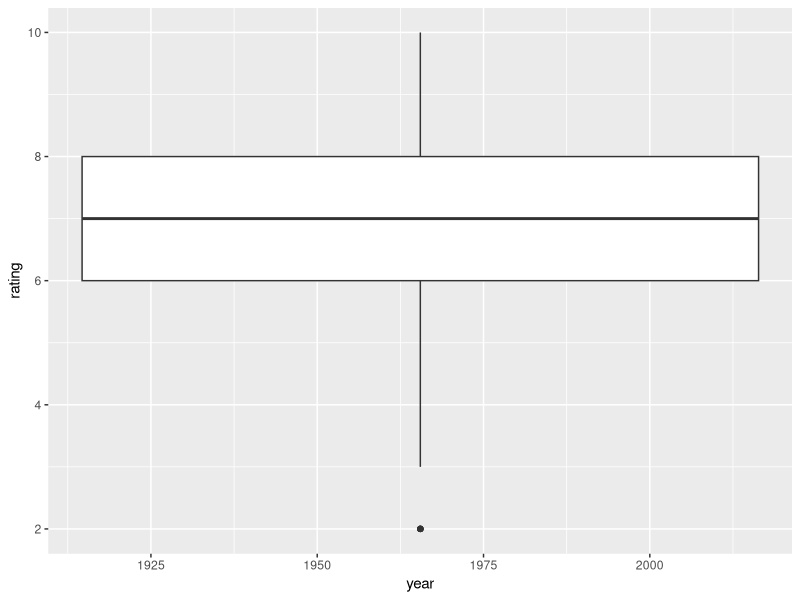

Write R code to recreate this figure.
library(tidyverse)
library(glue)
library(scales)

watchlist <- read.csv("Data/WATCHLIST.csv") %>% 
  select(year = Year, runtime = Runtime..mins., rating = Your.Rating) %>% 
  ggplot(aes(x=year, y=rating, fill = rating)) +
  geom_boxplot()
watchlist
  
  


#   select(year = Year, t_diff = 'J.D') %>%
#   drop_na() 
# 
# annotation <- t_data %>%
#   arrange(year) %>% 
#   slice(1, n()) %>% 
#   mutate(t_diff = 0,
#          z = year + c(-5, 5))
# 
# max_t_diff <- format(round(max(t_data$t_diff), 1), nsmall = 1)
# 
# t_data %>%
#   ggplot(aes(x=year, y=t_diff, fill=t_diff)) +
#   geom_col(show.legend = FALSE) +
#   geom_text(data = annotation, aes(x=z, label=year), color = "white") +
#   geom_text(x=1880, y=1, hjust = 0,
#             label =glue("Global temperatures have increased by over {max_t_diff}\u00B0C since {min(t_data$year)}"),
#             color="white") +
#   # scale_fill_gradient2(low = "darkblue", mid = "white", high = "darkred",
#   #                      midpoint = 0, limits = c(-0.5, 1.5)) +
#   # scale_fill_gradientn(colors = c("darkblue", "white", "darkred"),
#   #                      values = rescale(c(min(t_data$t_diff), 0, max(t_data$t_diff))),
#   #                      limits = c(min(t_data$t_diff), max(t_data$t_diff))) +
#   scale_fill_stepsn(colors = c("darkblue", "white", "darkred"),
#                     values = rescale(c(min(t_data$t_diff), 0, max(t_data$t_diff))),
#                     limits = c(min(t_data$t_diff), max(t_data$t_diff)),
#                     n.breaks = 9) +
#     theme_void() +
#   theme(
#     plot.background = element_rect(fill = "black"),
#     legend.text = element_text(color = "white")
#   )
# 
# ggsave("Figures/temperature_bar_plot.pdf", width = 7, height = 4)
